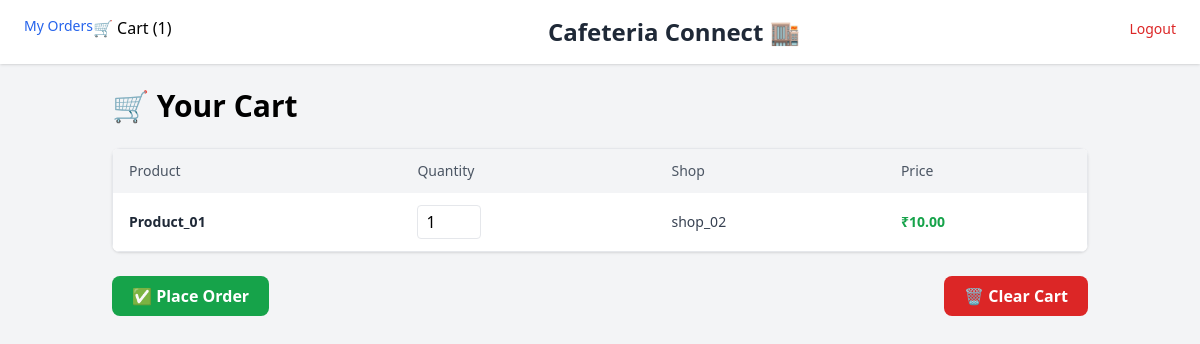
/cart/ (signed in), run on the app's committed database.
### cart/models.py (models this page shows, shortened)
class CartItem(models.Model):
    user = models.ForeignKey(User, on_delete=models.CASCADE, related_name="cart_items")
    product = models.ForeignKey(Product, on_delete=models.CASCADE)
    quantity = models.PositiveIntegerField(default=1)
    added_at = models.DateTimeField(auto_now_add=True)

### shops/models.py (models this page shows, shortened)
class Product(models.Model):
    shop = models.ForeignKey(Shop, on_delete=models.CASCADE, related_name='products')
    name = models.CharField(max_length=100)
    price = models.DecimalField(max_digits=7, decimal_places=2)
    description = models.TextField(blank=True)
    is_available = models.BooleanField(default=True)
    stock = models.PositiveIntegerField(default=0)

class Shop(models.Model):
    owner = models.ForeignKey(User, on_delete=models.CASCADE)
    name = models.CharField(max_length=100)
    floor = models.IntegerField()
    contact = models.CharField(max_length=15)

### cart/views.py (the view)
# urls.py: path('', views.view_cart, name='view_cart'),
def view_cart(request):
    cart_items = CartItem.objects.filter(user=request.user)
    return render(request, 'cart/cart.html', {"cart_items": cart_items})

### cart/context_processors.py (called while the page is built)
def cart_item_count(request):
    if request.user.is_authenticated:
        count = CartItem.objects.filter(user=request.user).count()
    else:
        count = 0
    return {"cart_item_count": count}

### cart/templates/cart/cart.html (shortened to what this page needs)
{% extends 'base.html' %}
{% load static %}
{% block content %}
  <div class="max-w-5xl mx-auto p-6">
    <h2 class="text-3xl font-bold mb-6">🛒 Your Cart</h2>
    {% if cart_items %}
      <div class="overflow-x-auto rounded-lg shadow">
        <table class="min-w-full bg-white border border-gray-200">
          <thead class="bg-gray-100">
            <tr>
              <th class="py-3 px-4 text-left text-sm font-medium text-gray-600">Product</th>
              <th class="py-3 px-4 text-left text-sm font-medium text-gray-600">Quantity</th>
              <th class="py-3 px-4 text-left text-sm font-medium text-gray-600">Shop</th>
              <th class="py-3 px-4 text-left text-sm font-medium text-gray-600">Price</th>
            </tr>
          </thead>
          <tbody class="divide-y divide-gray-100">
            {% for item in cart_items %}
                <tr class="hover:bg-gray-50">
                <td class="py-3 px-4 text-sm text-gray-800 font-semibold">{{ item.product.name }}</td>
                <td class="py-3 px-4">
                    <input type="number" id="quantity_{{ item.product.id }}" value="{{ item.quantity }}" min="1" class="w-16 border px-2 py-1 rounded">
                </td>
                <td class="py-3 px-4 text-sm text-gray-700">{{ item.product.shop.name }}</td>
                <td class="py-3 px-4 text-sm text-green-600 font-bold">₹{{ item.product.price }}</td>
                </tr>
            {% endfor %}
        </tbody>
        </table>
      </div>
      <div class="mt-6 flex justify-between">
        <button onclick="placeOrder('{{ cart_items.0.product.shop.id }}')" class="bg-green-600 hover:bg-green-700 text-white font-semibold py-2 px-5 rounded-lg transition duration-200">✅ Place Order</button>
        <button onclick="clearCart()" class="bg-red-600 hover:bg-red-700 text-white font-semibold py-2 px-5 rounded-lg transition duration-200">🗑️ Clear Cart</button>
      </div>
    {% endif %}
  </div>
{% endblock %}

### data on the page
CartItem: product.name "Product_01", product.id "1", product.shop.name "shop_02", product.price "10.00"

### other printed values
{{ cart_item_count }} "1"
